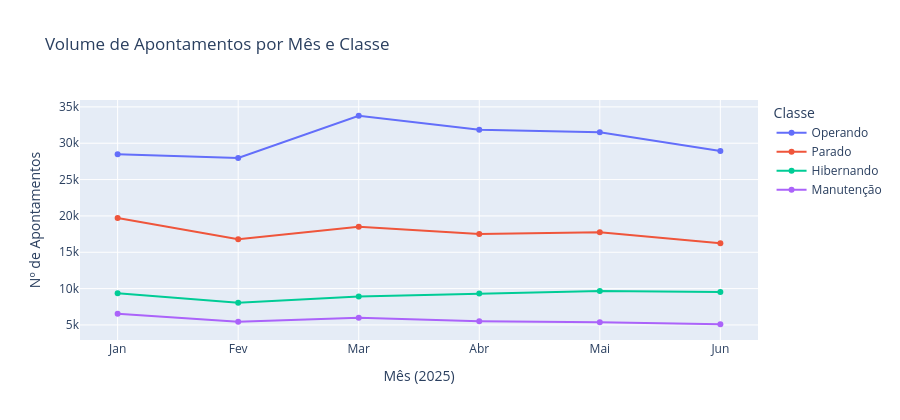

Source (notebook cell):
### Markdown cell above
## 5. Evolução Temporal

### Code cell
df_mensal = (
    df.with_columns(pl.col("Inicio").dt.month().alias("mes"))
      .group_by(["mes", "Classe"])
      .len()
      .sort(["mes", "Classe"])
)

fig = px.line(
    df_mensal.to_pandas(),
    x="mes", y="len", color="Classe", markers=True,
    title="Volume de Apontamentos por Mês e Classe",
    labels={"len": "Nº de Apontamentos", "mes": "Mês (2025)"},
    category_orders={"Classe": ["Operando", "Parado", "Hibernando", "Manutenção"]},
)
fig.update_xaxes(tickvals=list(range(1, 7)), ticktext=["Jan","Fev","Mar","Abr","Mai","Jun"])
fig.update_layout(height=420)
fig.show()

### Figure 1 — Plotly figure (JSON) as saved in the notebook; plotly's stock layout.template omitted (floating-point values rounded to 4 significant figures)
{"data": [{"hovertemplate": "Classe=Operando<br>Mês (2025)=%{x}<br>Nº de Apontamentos=%{y}<extra></extra>", "legendgroup": "Operando", "line": {"color": "#636efa", "dash": "solid"}, "marker": {"symbol": "circle"}, "mode": "lines+markers", "name": "Operando", "orientation": "h", "showlegend": true, "type": "scatter", "x": [1, 2, 3, 4, 5, 6], "xaxis": "x", "y": [28486, 27965, 33781, 31858, 31512, 28925], "yaxis": "y"}, {"hovertemplate": "Classe=Parado<br>Mês (2025)=%{x}<br>Nº de Apontamentos=%{y}<extra></extra>", "legendgroup": "Parado", "line": {"color": "#EF553B", "dash": "solid"}, "marker": {"symbol": "circle"}, "mode": "lines+markers", "name": "Parado", "orientation": "h", "showlegend": true, "type": "scatter", "x": [1, 2, 3, 4, 5, 6], "xaxis": "x", "y": [19727, 16807, 18499, 17501, 17770, 16227], "yaxis": "y"}, {"hovertemplate": "Classe=Hibernando<br>Mês (2025)=%{x}<br>Nº de Apontamentos=%{y}<extra></extra>", "legendgroup": "Hibernando", "line": {"color": "#00cc96", "dash": "solid"}, "marker": {"symbol": "circle"}, "mode": "lines+markers", "name": "Hibernando", "orientation": "h", "showlegend": true, "type": "scatter", "x": [1, 2, 3, 4, 5, 6], "xaxis": "x", "y": [9371, 8064, 8928, 9311, 9672, 9522], "yaxis": "y"}, {"hovertemplate": "Classe=Manutenção<br>Mês (2025)=%{x}<br>Nº de Apontamentos=%{y}<extra></extra>", "legendgroup": "Manutenção", "line": {"color": "#ab63fa", "dash": "solid"}, "marker": {"symbol": "circle"}, "mode": "lines+markers", "name": "Manutenção", "orientation": "h", "showlegend": true, "type": "scatter", "x": [1, 2, 3, 4, 5, 6], "xaxis": "x", "y": [6544, 5458, 5997, 5513, 5372, 5097], "yaxis": "y"}], "layout": {"height": 420, "legend": {"title": {"text": "Classe"}, "tracegroupgap": 0}, "title": {"text": "Volume de Apontamentos por Mês e Classe"}, "xaxis": {"anchor": "y", "domain": [0.0, 1.0], "ticktext": ["Jan", "Fev", "Mar", "Abr", "Mai", "Jun"], "tickvals": [1, 2, 3, 4, 5, 6], "title": {"text": "Mês (2025)"}}, "yaxis": {"anchor": "x", "domain": [0.0, 1.0], "title": {"text": "Nº de Apontamentos"}}}}
